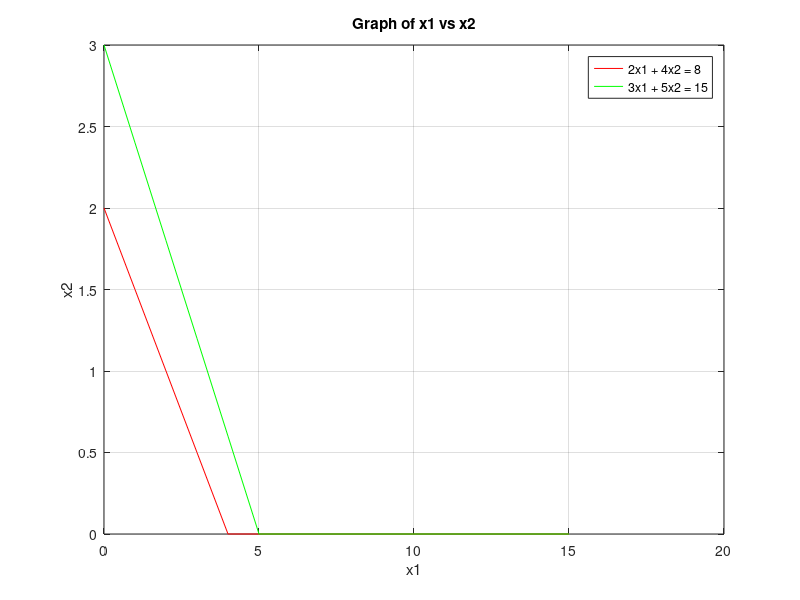

The MATLAB source for this figure:
%{
    Maximize/Minimize Z = 3x1 + 2x2
    Subject to  2x1 + 4x2 <= 8
                3x1 + 5x2 >= 15
                x1 >= 0 , x2 >= 0
%}

format short;
clear all;
clc;

c = [3 2];
A = [2 4; -3 -5];
b = [8; -15];

x1 = 0:1:max(abs(b));
x21 = (b(1) - A(1, 1) * x1) ./ A(1, 2);
x22 = (b(2) - A(2, 1) * x1) ./ A(2, 2);
x21 = max(0, x21);
x22 = max(0, x22);

plot(x1, x21, 'r', 'DisplayName', '2x1 + 4x2 = 8')
hold on;
plot(x1, x22, 'g', 'DisplayName', '3x1 + 5x2 = 15');
xlabel('x1');
ylabel('x2');
title('Graph of x1 vs x2');
legend show;
grid on;

cx1 = find(x1==0);
cx21 = find(x21==0);
cx22 = find(x22==0);

line1 = [x1(:, [cx1 cx21]); x21(:, [cx1 cx21])]';
line2 = [x1(:, [cx1 cx22]); x22(:, [cx1 cx22])]';

corpt = unique([line1; line2], 'rows');

SA = [0; 0];
for i = 1:size(A, 1)
    s1 = A(i, :);
    b1 = b(i, :);
    for j = i+1:size(A, 1)
        s2 = A(j, :);
        b2 = b(j, :);

        A1 = [s1; s2];
        B1 = [b1; b2];
        X = A1 \ B1;
        SA = [SA X];
    end
end

ptt = SA';

points = unique([corpt; ptt], 'rows');

for i = 1: size(points, 1)
    px1 = points(i, 1);
    px2 = points(i, 2);
    cons1(i) = A(1, 1)*px1 + A(1, 2)*px2 - b(1);
    cons2(i) = A(2, 1)*px1 + A(2, 2)*px2 - b(2);
end

k1 = find(cons1 > 0);
k2 = find(cons2 > 0);
k3 = find(points(:, 1) < 0);
k4 = find(points(:, 2) < 0);
k = unique([k1 k2 k3 k4]);

points(k, :) = [];

if isempty(points)
    fprintf('There exists no feasable solution.\n');
else
    plot(points(:, 1), points(:, 2), 'bo', 'MarkerSize', 5, 'MarkerFaceColor', 'b', 'DisplayName', 'Extreme points');
    if size(points, 1) >= 3
        K = convhull(points(:, 1), points(:, 2));
        patch(points(K, 1), points(K, 2),[0.9 0.9 1], 'FaceAlpha', 0.5, 'EdgeColor', 'none', 'DisplayName', 'Feasable Region');
    end

    val = points * c';
    resultTable = [points val];

    [opval, opidx] = max(val);
    optab = resultTable(opidx, :);
    opx1 = points(opidx, 1);
    opx2 = points(opidx, 2);
    
    fprintf('Optimal Values are:-\n');
    OPTIMAL_GRAPH = array2table(optab, 'VariableNames', {'x1', 'x2', 'Z'});
    disp(OPTIMAL_GRAPH);
    
    plot(opx1, opx2, 'kp', 'MarkerSize', 12, 'MarkerFaceColor', 'y', 'DisplayName', 'Optimal Value');
    text(opx1, opx2, sprintf('    (%.2f, %.2f)', opx1, opx2));
end
